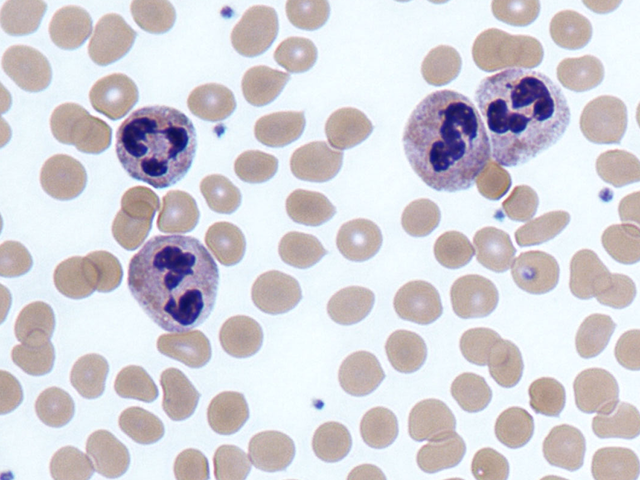
#> input picture 학습자료/opencv/opencv_python/OpenCV_day4/cells.png, 640 x 480 px
$ jupyter execute 'Ch_5_이진영상처리.ipynb'
#> lines starting #> are read from the running program, lines starting #| are printed output that depends on the picture; after the words box and inside, x2 and y2 are one past the last pixel; in counts of white or black regions, pixels touching at a corner belong together
# 영상의 이진화

## Treshholding

[cell 1]
# cv2.hreshold(src, thresh, maxval, type, dst) -> retval, dst
# src: 입력영상 (다채널 8bit 또는 32bit 실수형)
# thres: 사용자 지정 임계값
# maxval : 최댓값 (255)
# type: 임계값 함수 동작 지정 (cv2.THRESH_BINARY, cv2.THRESH_OTSU)
# retval: 사용된 임계값
# dst: 출력영상

[cell 2]
import sys
import numpy as np
import cv2


src = cv2.imread('cells.png', cv2.IMREAD_GRAYSCALE)
#> src: shape (480, 640); min 21, max 255, mean 209.5

if src is None:
    print('Image load failed!')
    sys.exit()

_, dst1 = cv2.threshold(src, 100, 255, cv2.THRESH_BINARY)
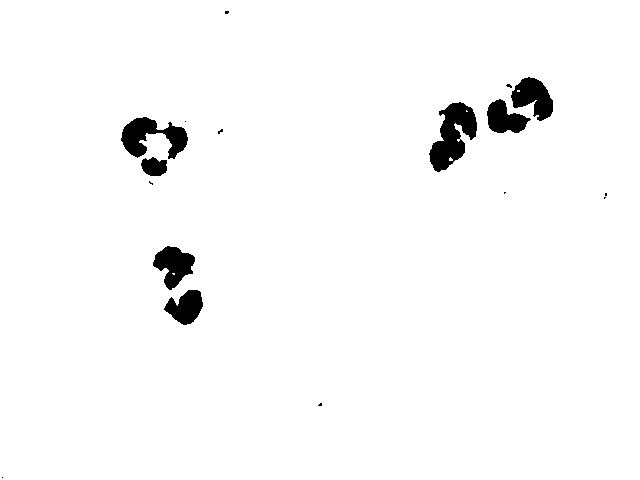
#> dst1: shape (480, 640); 97.5% white; 17 black regions (10 under 20 px), largest, box (x1, y1, x2, y2) and area: (429, 102, 477, 172) 1853, (121, 117, 188, 159) 1448, (511, 77, 553, 121) 1112
_, dst2 = cv2.threshold(src, 210, 255, cv2.THRESH_BINARY)
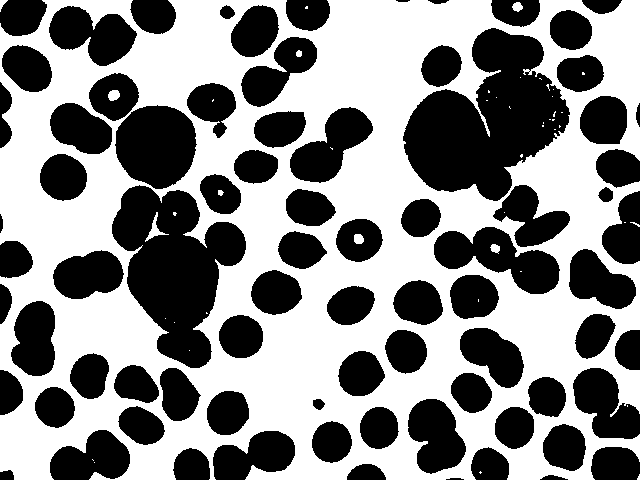
#> dst2: shape (480, 640); 53.4% white; 79 black regions, largest, box (x1, y1, x2, y2) and area: (403, 28, 570, 201) 16495, (112, 185, 246, 368) 13509, (115, 105, 197, 189) 5253

cv2.imshow('src', src)
cv2.imshow('dst1', dst1)
cv2.imshow('dst2', dst2)
cv2.waitKey()
cv2.destroyAllWindows()

[cell 3]
import sys
import numpy as np
import cv2


src = cv2.imread('cells.png', cv2.IMREAD_GRAYSCALE)

if src is None:
    print('Image load failed!')
    sys.exit()


def on_threshold(pos):
    _, dst = cv2.threshold(src, pos, 255, cv2.THRESH_BINARY)
    cv2.imshow('dst', dst)


cv2.imshow('src', src)
cv2.namedWindow('dst')
cv2.createTrackbar('Threshold', 'dst', 0, 255, on_threshold)
cv2.setTrackbarPos('Threshold', 'dst', 128)

cv2.waitKey()
cv2.destroyAllWindows()

## Otsu 방법

[cell 4]
## threshold(src, thresh, maxval, type, dst) -> retval, dst
# type : cv2.THRESH_BINARY| cv2.THRESH_OTSU

[cell 5]
import sys
import numpy as np
import cv2


# src = cv2.imread('rice.png', cv2.IMREAD_GRAYSCALE)
src = cv2.imread('sudoku.jpg', cv2.IMREAD_GRAYSCALE)
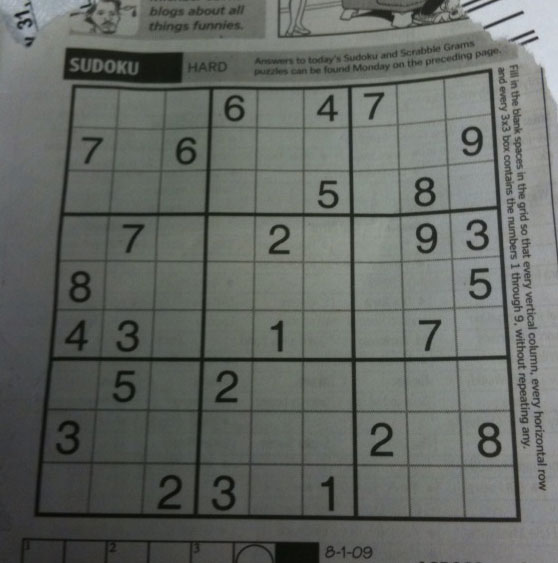
#> input picture 학습자료/opencv/opencv_python/OpenCV_day4/sudoku.jpg, 558 x 563 px
#> src: shape (563, 558); min 7, max 218, mean 102.4
if src is None:
    print('Image load failed!')
    sys.exit()

th, dst = cv2.threshold(src, 0, 255, cv2.THRESH_BINARY |cv2.THRESH_OTSU)
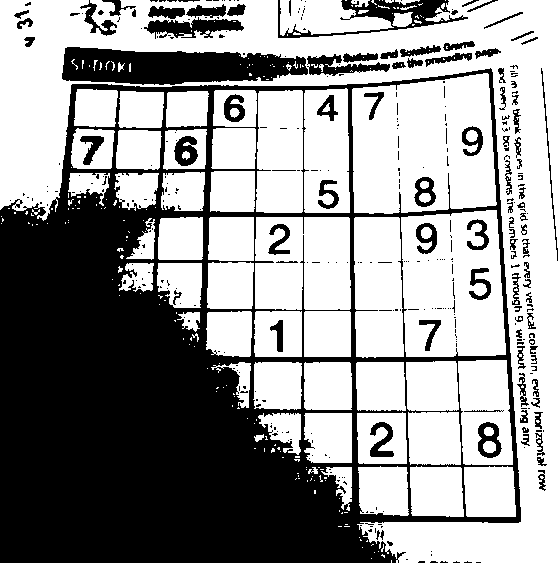
#> dst: shape (563, 558); 59% white; 359 black regions (263 under 20 px), largest, box (x1, y1, x2, y2) and area: (0, 68, 521, 563) 105703, (62, 47, 308, 85) 6806, (278, 0, 468, 38) 2033
#> th = 97
print("otsu's threshold:", th)  # 131
#| otsu's threshold: 97.0

cv2.imshow('src', src)
cv2.imshow('dst', dst)
cv2.waitKey()
cv2.destroyAllWindows()

## 지역 이진화

[cell 6]
import sys
import numpy as np
import cv2


# 입력 영상 불러오기
src = cv2.imread('rice.png', cv2.IMREAD_GRAYSCALE)
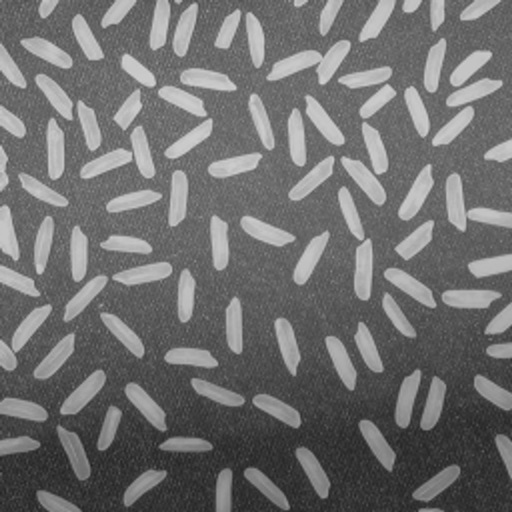
#> input picture 학습자료/opencv/opencv_python/OpenCV_day4/rice.png, 512 x 512 px
#> src is the input picture: shape (512, 512); min 33, max 211, mean 111.3

if src is None:
    print('Image load failed!')
    sys.exit()

# 전역 이진화 by Otsu's method
_, dst1 = cv2.threshold(src, 0, 255, cv2.THRESH_BINARY | cv2.THRESH_OTSU)
#> dst1: shape (512, 512); 26% white; 219 white regions (117 under 20 px), largest, box (x1, y1, x2, y2) and area: (266, 40, 351, 85) 1738, (80, 125, 156, 180) 1709, (445, 172, 512, 232) 1576

# 지역 이진화 by Otsu's method
dst2 = np.zeros(src.shape, np.uint8)

bw = src.shape[1] // 4 #(512/4)
#> bw = 128
bh = src.shape[0] // 4
#> bh = 128

for y in range(4):
    for x in range(4):
        src_ = src[y*bh:(y+1)*bh, x*bw:(x+1)*bw]
        dst_ = dst2[y*bh:(y+1)*bh, x*bw:(x+1)*bw]
        cv2.threshold(src_, 0, 255, cv2.THRESH_BINARY | cv2.THRESH_OTSU, dst_)
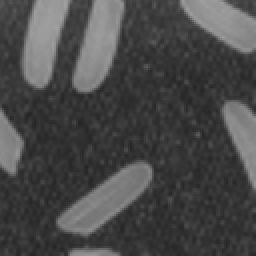
#> src_: shape (128, 128) (shown 2 times larger); min 37, max 161, mean 72.8

# 결과 출력
cv2.imshow('src', src)
cv2.imshow('dst1', dst1)
cv2.imshow('dst2', dst2)
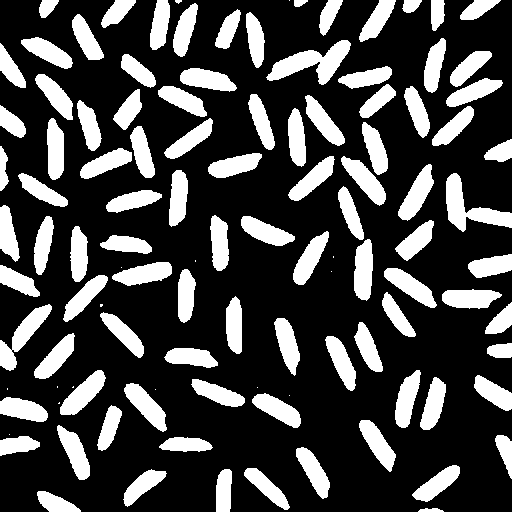
#> window 'dst2': shape (512, 512); 27% white; 112 white regions (15 under 20 px), largest, box (x1, y1, x2, y2) and area: (266, 40, 351, 85) 1625, (446, 173, 512, 232) 1503, (0, 304, 52, 371) 1152
cv2.waitKey()
cv2.destroyAllWindows()

## 적응형 이진화 (Adaptive threshold)

[cell 7]
# cv2.adaptiveThreshold(src, maxValue, adaptiveMethod, thresholdType, blockSize, C, dst) -> dst
# src: 입력영상
# maxValue: 임계값 최대치, 255
# adaptiveMethod: 블러링함수, 예 cv2.ADAPTIVE_THRESH_GAUSSIAN_C/cv2.ADAPTIVE_THRESH_mean_C
# thresholdType:cv2.THRESH_BINARY 또는 cv2.THRESH_BINARY_INV
# blocksize: 3이싱의 홀수
# C: 블록 내 평균괎

[cell 8]
import sys
import numpy as np
import cv2


src = cv2.imread('sudoku.jpg', cv2.IMREAD_GRAYSCALE)

if src is None:
    print('Image load failed!')
    sys.exit()


def on_trackbar(pos):
    bsize = pos
    if bsize % 2 == 0:
        bsize = bsize - 1
    if bsize < 3:
        bsize = 3

    dst = cv2.adaptiveThreshold(src, 255, cv2.ADAPTIVE_THRESH_GAUSSIAN_C,
                                cv2.THRESH_BINARY, bsize, 5)

    cv2.imshow('dst', dst)


cv2.imshow('src', src)
cv2.namedWindow('dst')
cv2.createTrackbar('Block Size', 'dst', 0, 200, on_trackbar)
cv2.setTrackbarPos('Block Size', 'dst', 11)

cv2.waitKey()
cv2.destroyAllWindows()

## 침식과 팽창

[cell 9]
# cv2.erode(src, kernel, dst = None, anchor=None, iterations=None, borderType=None, borderValue=None)
    # src: 입력영상 (이진영상)
    # kernel: 커널 사이즈, None = 3 x 3
    # iterations: 여러번 수행
    # anchor: 고정점. 기본값 (-1, -1) 중앙점사용
# cv2.dilate(src, kernel, dst = None, anchor=None, iterations=None, borderType=None, borderValue=None)

# cv2.getStructuringElemen(shape, ksize, anchor=None)-> retval
# shape: cv.MORPH_RECT, cv.MORPH_CROSS
# ksize: kernel size
 # anchor: 고정점. 기본값 (-1, -1)

[cell 10]
import sys
import numpy as np
import cv2


src = cv2.imread('circuit.bmp', cv2.IMREAD_GRAYSCALE)
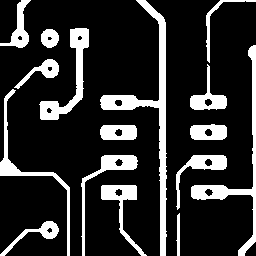
#> input picture 학습자료/opencv/opencv_python/OpenCV_day4/circuit.bmp, 256 x 256 px
#> src: shape (256, 256); 18.2% white; 16 white regions, largest, box (x1, y1, x2, y2) and area: (100, 0, 167, 256) 2418, (191, 45, 256, 256) 1500, (39, 28, 89, 120) 1219

if src is None:
    print('Image load failed!')
    sys.exit()

se = cv2.getStructuringElement(cv2.MORPH_RECT, (5, 3))
#> se = [[1, 1, 1, 1, 1], [1, 1, 1, 1, 1], [1, 1, 1, 1, 1]]
dst1 = cv2.erode(src, se)
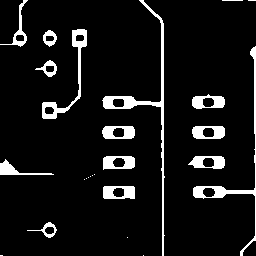
#> dst1: shape (256, 256); 8.2% white; 25 white regions (10 under 20 px), largest, box (x1, y1, x2, y2) and area: (102, 0, 165, 256) 1116, (193, 46, 256, 256) 789, (42, 29, 87, 119) 648

dst2 = cv2.dilate(src, None)
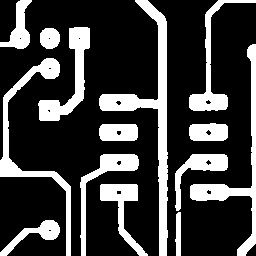
#> dst2: shape (256, 256); 24.7% white; 14 white regions, largest, box (x1, y1, x2, y2) and area: (99, 0, 168, 256) 3169, (0, 58, 71, 256) 2010, (190, 44, 256, 256) 1941

cv2.imshow('src', src)
cv2.imshow('dst1', dst1)
cv2.imshow('dst2', dst2)
cv2.waitKey()
cv2.destroyAllWindows()
